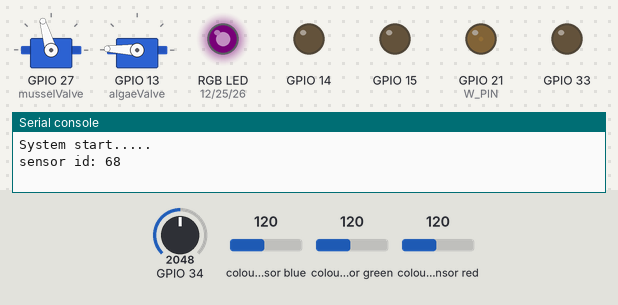
Simulated run of this program. Board: ESP32 board running MicroPython. On the bench: 2 × servo, an RGB LED mixed from three pins (HIGH = lit), output pins drawn as LEDs (lit = HIGH), the last lines printed to the serial console. The inputs (shaded band) are chosen by the test bench; at power-on: GPIO 34 = 2048, colour sensor blue 120, colour sensor green 120, colour sensor red 120 (analog values on the 0–4095 scale). Dim RGB values are drawn brighter than linear; files the program writes start out absent; servo angles are drawn from the pulse width (0.5 ms = 0°, 2.5 ms = 180°); files that are not in the repository are absent; the clock reads 2024-03-15 10:24:30 at power-on unless the program sets it; library files of the repository ran but are not shown: tcs34725.py; pins used as bus, display or sensor lines are not drawn.

Above: at 0.1 s.
At 24.8 s:
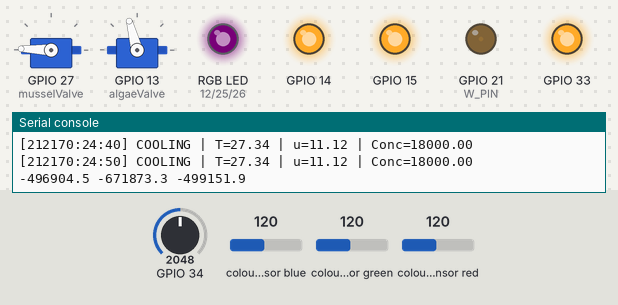
Timing chart, 0 to 26.3 s (numbered marks = the images above):
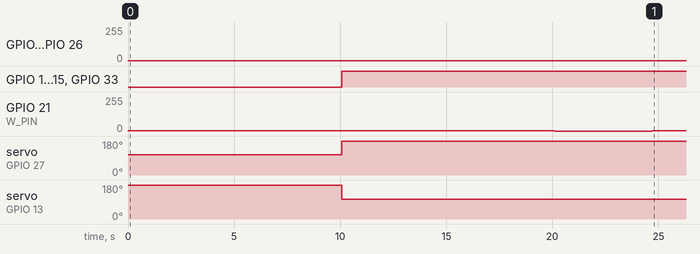

Measured:
- by itself, GPIO 12 (R_PIN), GPIO 26 (B_PIN): 0/255 → 2/255 at 0.01 s
- by itself, GPIO 14, GPIO 15, GPIO 33: LOW → HIGH at 10.1 s
- by itself, GPIO 21 (W_PIN): 0/255 → 2/255 at 0.01 s, → 0/255 20.1 s later, → 2/255 4.6 s later
- by itself, servo on GPIO 27 (musselValve): 106° → 178° at 10.1 s
- by itself, servo on GPIO 13 (algaeValve): 178° → 105° at 10.1 s

The program:

main.py
```python
from fanCooler import fanCooler
from Sensors.temperaturesensor import TempSensor
from coolerpump import Pump
from PID import PID
from servo import Servo
#from oled import OLED
from machine import I2C,PWM
from od import *
from led_strip import *
from tcs34725 import TCS34725
from math import log
import utime
import time
from led_strip import *

isRunning=True
cooler = fanCooler(33,15)
coolerpump = Pump(14,32,1000)
temp_sensor = TempSensor()
musselValve = Servo(27)
algaeValve = Servo(13)
#oLed = OLED(22,23)

target_temp = 17.5
pid = PID(temp_sensor.read_temp(), target_temp)

pid.setP(0.8)
pid.setI(0.03)
pid.setD(0.2)

try:
    f = open('system_info1.csv')
except OSError:
    with open('system_info1.csv','w') as f:
        f.write('Datetime,Temperature,PID_Output,Route,Concentration,mlOfFood\n')


COOLING_INTERVAL = 10 * 1000  # 10 seconds in ms
FEEDING_INTERVAL = 60000 #1 minutes in ms (adjust as needed)
TEMP_AVG_SAMPLES = 10
COOLING_ROUTE = 'mussel'
FEEDING_ROUTE = 'algae'
VOLUME_OF_BUCKET = 4000  # mL
CONC_MUSSEL_BUCKET = 3 * 1250  #need to ask for the concentration
CONC_MUSSEL_BUCKET_AT_TIME = 0

def set_route(route):
    if route == 'mussel':
        musselValve.set_angle(180)
        algaeValve.set_angle(105)

    elif route == 'algae':
        musselValve.set_angle(107)
        algaeValve.set_angle(180)


def adjustSpeedCooler(u):
    if u>2:
        cooler.coolerOn()
        cooler.powerHigh()
        coolerpump.setDirection(1)
        coolerpump.setSpeed(int(100*u))
    elif u<2 and u>0:
        cooler.coolerOn()
        cooler.powerLow()
        coolerpump.setDirection(1)
        coolerpump.setSpeed(1)
    elif u==0:
        cooler.coolerOff()
        coolerpump.setDirection(0)


def average_temperature(temp_sensor):
    #its gonna take the average of 10 temperature measurements
    temperatures = []
    for _ in range(10):
        temperatures.append(temp_sensor.read_temp())
    newTemp = sum(temperatures)/10 - 1
    return newTemp


def compute_mlOfFood(concentration, conc_mussel_bucket=CONC_MUSSEL_BUCKET, conc_mussel_bucket_at_time=CONC_MUSSEL_BUCKET_AT_TIME):

    try:
        ml = -VOLUME_OF_BUCKET * (conc_mussel_bucket_at_time - conc_mussel_bucket) / (concentration - conc_mussel_bucket)
    except ZeroDivisionError:
        ml = 0
    return ml

def seconds_to_hms(seconds):
    h = int(seconds // 3600)
    m = int((seconds % 3600) // 60)
    s = int(seconds % 60)
    return f"{h:02d}:{m:02d}:{s:02d}"

### Main loop start here
current_route = FEEDING_ROUTE
set_route(current_route)
last_cooling_time = utime.ticks_ms()
last_feeding_time = utime.ticks_ms()

print('System start.....')

t_start = time.ticks_ms()
t_between_od_measurements = 20000 #60s
number_of_samples_per_measurement = 15
N0 = 18000 #initial concentration of algae
rgb_measure = False
# **************************LED STRIP CONTOLL**************************************
R_PIN = 12
G_PIN = 25
B_PIN = 26
W_PIN = 21

led = RGBWLED(r_pin=R_PIN, g_pin=G_PIN, b_pin=B_PIN, w_pin=W_PIN)
led.set_brightness(0.5)
#Blue-Red Dominant (Balanced Growth)
r = 200
g = 0
b = 200
w = 255
led.set_color(r, g, b, w)
#TODO : turn off white led when taking the od measurement
#***********************************************************************************

#RGB SENSOR***************************************
i2c = I2C(1, scl=Pin(22), sda=Pin(23))
sensor = TCS34725(i2c)
sensor.integration_time(100.0)
sensor.gain(16)                 # 1, 4, 16, or 60
#time of the first od reading
blue_channel = 0
c_channel = 0
#************************************************************************************

#KALMAN FILTER***********************************
R = 9e6
Q = 1e4
P0 = 6.4e7
kf = ScalarKalman(
x0=N0, P0=P0,
Q=Q, R=R,
growth_func=algae_growth_model,
jacobian_F=algae_growth_jacobian
)
#************************************************************************************

t_prev = time.ticks_ms()
sum_B = 0.0
sum_C = 0.0
count = 0

while isRunning==True:

    t_now = time.ticks_ms()
    # 1) start window every t_between_od_measurements
    if time.ticks_diff(t_now, t_prev) >= t_between_od_measurements:
        led.set_color(r, g, b, 0)
        rgb_measure = True

    # 2) collect samples
    if rgb_measure:
        raw = sensor.read(raw=True)
        #print(raw)
        sum_B += raw[2]
        sum_C += raw[3]
        count += 1
        time.sleep_ms(100)

        if count >= number_of_samples_per_measurement:
            mean_B = sum_B/count
            mean_C = sum_C/count

            # 3) compute dt and reset t_prev
            dt = time.ticks_diff(time.ticks_ms(), t_prev)
            t_prev = time.ticks_ms()

            # 4) fuse both channels
            z = bc_to_concentration(mean_B, mean_C)
            kz_B = blue_to_concentration(mean_B)
            kz_C = c_to_concentration(mean_C)

            kf.predict(dt)
            # kf.update(z)
            kf.update(kz_B, R=1.06e5)
            kf.update(kz_C, R=5.9e6)

            print(kz_B, kz_C, kf.x)
            #print(kf.x)

            # 5) reset for next window
            sum_B = sum_C = 0.0
            count = 0
            rgb_measure = False
            led.set_color(r, g, b, w)

    newtemp = average_temperature(temp_sensor)
    u = pid.PID_values(newtemp)
    if u > 0:
        u=pid.PID_values(newtemp)
    else:
        u=0
    t0 = time.time()
    timestamp = seconds_to_hms(t0)
    if kf.x <0:
        kf.x=0


    mlOfFood = compute_mlOfFood(kf.x)

    # Every 10 sec
    # Cooling control
    if (utime.ticks_diff(utime.ticks_ms(),last_cooling_time) >= COOLING_INTERVAL): #10000 is 10s
        if current_route != COOLING_ROUTE:
            set_route(COOLING_ROUTE)
            current_route = COOLING_ROUTE
        adjustSpeedCooler(u)
        last_cooling_time = utime.ticks_ms()
        route = 'mussel'
        print(f"[{timestamp}] COOLING | T={newtemp:.2f} | u={u:.2f} | Conc={kf.x:.2f}")

        with open('system_info1.csv','a') as f:
            f.write(f"{timestamp},{newtemp:.2f},{u:.2f},{route},{kf.x:.2f},{mlOfFood:.2f}\n")

        #oLed.display_PID_controls(newtemp, kf.x)


    # Feeding control
    # Every feeding interval
    if (utime.ticks_diff(utime.ticks_ms(), last_feeding_time) >= FEEDING_INTERVAL):
        set_route(FEEDING_ROUTE)
        current_route = FEEDING_ROUTE
        print(f"[{timestamp}] FEEDING ALGAE | T={newtemp:.2f} | mL Food={mlOfFood:.2f}")

        with open('system_info1.csv', 'a') as f:
                f.write(f"{timestamp},{newtemp:.2f},{u:.2f},algae,{kf.x:.2f},{mlOfFood:.2f}\n")

        coolerpump.setDirection(1)
        coolerpump.setSpeed(100)
        time.sleep(10)  # Feed for 10 seconds

        set_route(COOLING_ROUTE)
        current_route = COOLING_ROUTE
        last_feeding_time = utime.ticks_ms()
    utime.sleep_ms(200)


cooler.coolerOff()
coolerpump.setDirection(0)
print("System stopped")
```

fanCooler.py
```python
from machine import Pin

class fanCooler:
    def __init__(self, pinPower, pinFan):
        self.power = Pin(pinPower, Pin.OUT)
        self.fan = Pin(pinFan, Pin.OUT)

    def coolerOn(self):
        self.fan.value(1)

    def coolerOff(self):
        self.fan.value(0)

    def powerHigh(self):
        self.power.value(1)

    def powerLow(self):
        self.power.value(0)
```

coolerpump.py
```python
from machine import PWM, Pin

class Pump:

    def __init__(self, a2, a1, cyclespeed):
        self.a2 = Pin(a2, Pin.OUT)
        self.a1 = PWM(Pin(a1), freq = cyclespeed, duty = 0)
        self._speed = cyclespeed


    def switchDirection(self):
        self.a2.value(1-self.a2.value())

    def setDirection(self, direction):
        self.a2.value(direction)

    def setSpeed(self, cyclespeed):
        self.a1.freq(cyclespeed)

    def getSpeed(self):
        return self._speed
```

PID.py
```python
class PID:
    def __init__(self, measuredValue, wantedTemperature):
        self.measuredValue = measuredValue
        self.temp = wantedTemperature
        self.error = [self.temp-self.measuredValue]
        self.lengthError = 1

    def setP(self,value):
        self.P = value

    def setI(self,value):
        self.I = value

    def setD(self,value):
        self.D = value

    def PID_values(self, newMeasure):


        if self.lengthError > 10:
            self.error.pop(0)

        self.error.append(newMeasure - self.temp)
        self.lengthError +=1
        self.measuredValue = newMeasure


        P = self.P * self.error[-1]
        I = self.I * sum(self.error)
        D = self.D * (self.error[-1] - self.error[-2])

        u =  P + I + D
        return u
```

servo.py
```python
from machine import Pin, PWM

class Servo:
    """
    Simple servo motor controller using PWM on ESP32 with MicroPython.

    Usage:
        srv = Servo(pin=14)
        srv.set_angle(90)  # Move to mid-point (90 degrees)
        srv.off()          # Stop sending PWM (freewheel)
    """
    def __init__(self, pin, freq=50, min_us=500, max_us=2500, angle_range=180):
        """
        Initialize the Servo instance.

        Args:
            pin (int): GPIO pin connected to servo signal line.
            freq (int): PWM frequency in Hz (standard 50Hz for servos).
            min_us (int): Pulse width in microseconds corresponding to 0 degrees.
            max_us (int): Pulse width in microseconds corresponding to max angle.
            angle_range (int): Maximum servo angle (default 180).
        """
        self.pwm = PWM(Pin(pin), freq=freq)
        self.min_us = min_us
        self.max_us = max_us
        self.angle_range = angle_range
        self.period = 1000000 // freq  # Period in microseconds

    def _duty_for_us(self, us):
        """
        Convert a pulse width in microseconds to a duty cycle (0-1023).
        """
        return int((us / self.period) * 1023)

    def set_angle(self, angle):
        """
        Set the servo to a specific angle.

        Args:
            angle (int or float): Desired angle between 0 and angle_range.
        """
        if angle < 0:
            angle = 0
        elif angle > self.angle_range:
            angle = self.angle_range
        # Map angle to pulse width
        us = self.min_us + (self.max_us - self.min_us) * (angle / self.angle_range)
        duty = self._duty_for_us(us)
        self.pwm.duty(duty)

    def off(self):
        """
        Stop PWM, allowing the servo to freewheel.
        """
        self.pwm.deinit()


## Example usage
# if __name__ == "__main__":
#     # Initialize servo on GPIO14
#     servo = Servo(pin=14)

#     # Sweep from 0 to 180 degrees
#     import time
#     for angle in range(0, 181, 10):
#         servo.set_angle(angle)
#         time.sleep(0.5)
#     # Return to 90
#     servo.set_angle(90)
#     time.sleep(1)

#     # Turn off PWM
#     servo.off()
```

od.py
```python
import math

def blue_to_concentration(blue_channel):
    od = math.log10(92.67/blue_channel)
    concentration = 486850.8 * od - 2589.31
    return concentration


def blue_to_concentration(blue_channel):
    od = math.log10(92.67/blue_channel)
    concentration = 486850.8 * od - 2589.31
    return concentration

def c_to_concentration(c_channel):
    od = math.log10(146.138/c_channel)
    concentration = 518613.298 * od - 461.345
    return concentration

def bc_to_concentration(b,c):
    od_b = math.log10(92.67/b)
    od_c = math.log10(146.138/c)
    return 499054.5 * od_b - 490.5* od_c

u_per_hour = 0.058           # h⁻¹
u_per_ms   = u_per_hour / (3600 * 1000)  # ms⁻¹

def algae_growth_model(N0, dt):
    return N0 * math.exp(u_per_ms * dt)

def algae_growth_jacobian(N0, dt):
    return math.exp(u_per_ms * dt)

class ScalarKalman:
    def __init__(self, x0, P0, Q, R, growth_func, jacobian_F):
        # x0: initial conc.
        # P0: initial uncertainty
        # Q: process noise variance
        # R: measurement noise variance
        # growth_func(x): your model f(x)
        # jacobian_F(x): df/dx at x
        self.x = x0
        self.P = P0
        self.Q = Q
        self.R = R
        self.f = growth_func
        self.F = jacobian_F

    def predict(self, dt):
        # propagate state
        self.x = self.f(self.x, dt)
        Fk = self.F(self.x, dt)
        self.P = Fk*self.P*Fk + self.Q

    # def update(self, z):
    #     # z: measured concentration from OD regression
    #     K = self.P / (self.P + self.R)
    #     self.x = self.x + K*(z - self.x)
    #     self.P = (1 - K)*self.P
    #     return self.x

    def update(self, z, R=None):
        R = self.R if R is None else R
        K = self.P/(self.P + R)
        self.x = self.x + K*(z - self.x)
        self.P = (1 - K)*self.P
        return self.x
```

led_strip.py
```python
from machine import Pin, PWM

class RGBWLED:
    """
    Simple driver for a 4-pin RGBW LED strip using PWM on ESP32 with MicroPython.

    Usage:
        led = RGBWLED(r_pin=15, g_pin=2, b_pin=4, w_pin=16)
        led.set_color(128, 64, 255, 0)  # Set red=128, green=64, blue=255, white=0
        led.off()  # Turn off all channels
    """
    def __init__(self, r_pin, g_pin, b_pin, w_pin, freq=1000):
        # Initialize PWM for each color channel
        self.r = PWM(Pin(r_pin), freq=freq, duty_u16=0)
        self.g = PWM(Pin(g_pin), freq=freq, duty_u16=0)
        self.b = PWM(Pin(b_pin), freq=freq, duty_u16=0)
        self.w = PWM(Pin(w_pin), freq=freq, duty_u16=0)
        self._channels = (self.r, self.g, self.b, self.w)
    def _map_value(self, val):
        """
        Map an 8-bit value (0-255) to PWM duty (0-1023).
        """
        if val < 0:
            val = 0
        elif val > 255:
            val = 255
        return int(val * 1023 // 255)

    def set_brightness(self, level):
        """
        Set global brightness (0.0 to 1.0).
        """
        if level < 0:
            level = 0.0
        elif level > 1:
            level = 1.0
        self.brightness = level


    def set_color(self, r=0, g=0, b=0, w=0):
        """
        Set the color of the LED strip.

        Args:
            r (int): Red channel (0-255)
            g (int): Green channel (0-255)
            b (int): Blue channel (0-255)
            w (int): White channel (0-255)
        """
        r = int(r * self.brightness)
        g = int(g * self.brightness)
        b = int(b * self.brightness)
        w = int(w * self.brightness)

        self.r.duty_u16(self._map_value(r))
        self.g.duty_u16(self._map_value(g))
        self.b.duty_u16(self._map_value(b))
        self.w.duty_u16(self._map_value(w))
    def off(self):
        """
        Turn off all channels.
        """
        self.set_color(0, 0, 0, 0)
```

Source omitted: temperaturesensor.py (11851 bytes)
